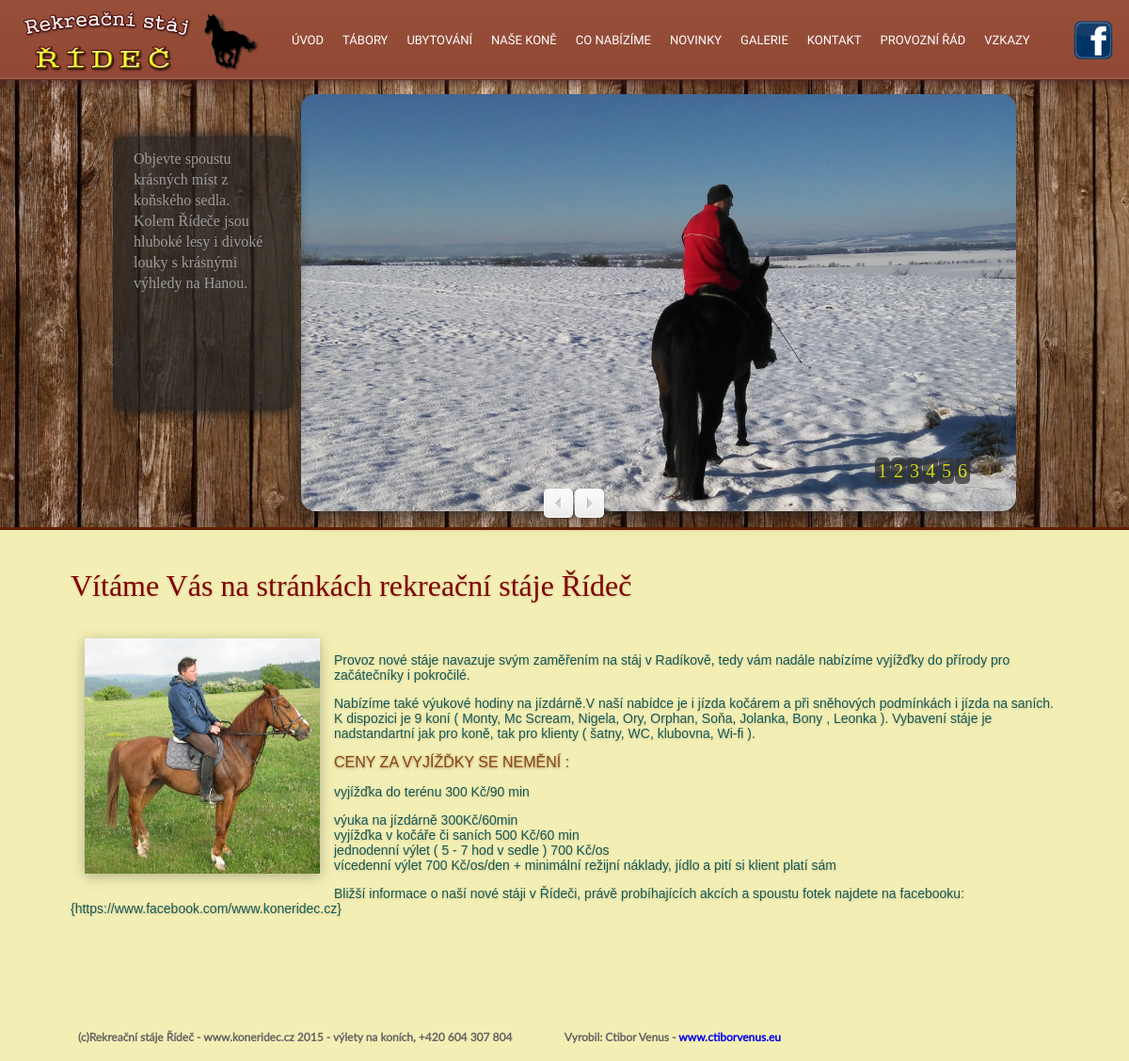
The page / on the database its author committed.
### tables this page shows
CREATE TABLE IF NOT EXISTS `hlavnimenu` (
  `id` int(11) NOT NULL,
  `poradi` int(11) NOT NULL,
  `nazev` varchar(25) NOT NULL,
  `typ` varchar(1) NOT NULL,
  `text` text
);

### include/db.php (called while the page is built, shortened)
<?php
function PrSql($pspojeni,$sqldotaz){
  $result = mysqli_query($pspojeni,$sqldotaz);
  return $result;
}
?>

### include/funkce.php (the view, shortened to what this page needs)
<?php
function friendly_url($nadpis) {
    $url = $nadpis;
    $url = preg_replace('~[^\\pL0-9_]+~u', '-', $url);
    $url = trim($url, "-");
    $url = iconv("utf-8", "us-ascii//TRANSLIT", $url);
    $url = strtolower($url);
    $url = preg_replace('~[^-a-z0-9_]+~', '', $url);
    return $url;
}
?>
<?php
function ZobrazMenu($spojeni) {
?>
<div id="vrch">
<div id="pole">
   <div id="logo"><a href="http://www.koneridec.cz/"><img height="100" src="img/logo.png" title="Vyjíždky na koních Koně řídeč "  alt="Vyjíždky na koních Koně Řídeč"/></a></div>
    <div id="menu">
       <ul id="nav">
<?php
  $sql="SELECT * from hlavnimenu order by poradi";
  $res = PrSql($spojeni,$sql);
  $pocet = mysqli_num_rows($res);
  $i=1;
  while ($zaznam = mysqli_fetch_array($res)) {
  $nazev=$zaznam["nazev"];
  $input = friendly_url($nazev);
  $class="";
  if ($i==1) {
  $class="class=\"first\"";
  }
  if ($i==$pocet) {
  $class="class=\"noborder\"";
  }
  ?>
        <li><a href="<?php echo $input?>.html"  <?php  echo $class?>><?php  echo $nazev ?></a>
    <?php
  echo "</li>";
  $i=$i+1;
  }
?>
      </ul>
  <div id="facebook"><a href="https://www.facebook.com/profile.php?id=738842372871955&ref=ts&fref=ts"><img src="img/logo-facebook.png"></a></DIV>
   </div>
 </div>
</div>
<?php
}
?>
<?php
function ZobrazUvod($spojeni) {
?>
<div class="slider-wrapper">
   <div id="slides">
     <div class="slides_container">
        <div class="slide">
									<div class="caption">
			                            <div class="slider-inner">Objevte spoustu krásných míst z koňského sedla. Kolem Řídeče jsou hluboké lesy i divoké louky s krásnými výhledy na Hanou.</div>
	                </div>
          <a rel=""  href="img/projizkda1.jpg" >       	<img  src="img/projizkda1.jpg" alt="" /> </a>
        </div>
	  </div>
          </div>
 </div>
<div id="web-newbox">
</div>
<div id="strobsah">
  <div class="strana no-prvnistrana">
    <div id="obsahhl">
          <?php
$id=$_GET["id"];
if (!$id) {
   $id=1;
}
$sql="SELECT * from hlavnimenu where id=$id";
$res = PrSql($spojeni,$sql);
$pocet = mysqli_num_rows($res);
if ($pocet>0) {
  $zaznam = mysqli_fetch_array($res);
  $text=$zaznam["text"];
}
echo $text;
          ?>
         </div>
  </div>
</div>
<?php
}
?>

### index.php (shortened to what this page needs)
<?php
include("include/funkce.php");
include("include/db.php");
?>
<!DOCTYPE html>
<html><head>
<link rel="stylesheet" href="css/index.css" type="text/css" media="screen, projection">
<link rel="stylesheet" href="css/menu.css" type="text/css" media="screen, projection">
<link rel="stylesheet" href="css/slider.css" type="text/css" media="screen, projection">
<link href="css/css_004.css" rel="stylesheet" type="text/css">
<link href="css/css.css" rel="stylesheet" type="text/css">
<link href="css/css_002.css" rel="stylesheet" type="text/css">
<link href="css/css_003.css" rel="stylesheet" type="text/css">
<link rel="stylesheet" href="css/jquery.htm" type="text/css" media="screen">
<link rel="stylesheet" type="text/css" href="fancybox/jquery.fancybox-1.3.4.css" media="screen" />
</head>
<body class="<?php if ($_GET) echo "no-";?>prvnistrana">
<?php
ZobrazMenu($spojeni);
$cmd=$_GET["cmd"];
  switch ($cmd)     {
    default:
      ZobrazUvod($spojeni);
}
?>
<div id="strdole">
  <div class="strana">
  <div class="footpage"><p><strong>&nbsp;(c)Rekreační stáje Řídeč - www.koneridec.cz 2015&nbsp;-&nbsp;výlety na koních,&nbsp;+420 604 307 804<span style="float:right"> Vyrobil:  Ctibor Venus - <a href="http://www.ctiborvenus.eu">www.ctiborvenus.eu</a></strong></span></p></div>
</div>
</div>
</body></html>

### css/index.css (style rules this page uses)
a { text-decoration: none }
a img { border: 0px; }
html { height: 100% }
body { background: #fffbed; margin: 0; padding: 0; z-index: 0; height: 100% }
.strana { margin: auto !important; width: 1050px !important; background: none; }
#vrch { background: url(../img/bg-menu.png) repeat-x !important; z-index: 20; height: 100px; width: 100%; }
#menu { width: 860px; padding-top: 0px; background: url(../img/menu_bg.jpg) no-repeat; height: 100px; font-family: 'Podkova'; text-transform: uppercase; margin-left: 300px; }
#logo { width: 382px; float: left; position: absolute; z-index: 40; }
#facebook { position: absolute; display: block; left: 1140px; top: 20px; }
#facebook img { display: block; height: 44px; z-index: 40; }
#logo img { padding: 0px 0 0 20px; }
#web-newbox { background: rgb(96,32,0); height: 3px; clear: both }
#strobsah { clear: both; padding-bottom: 40px; }
#strdole { height: 50px; background: url(../img/bg-footer.png) repeat-x; margin-top: -50px !important; }
#obsahhl { padding: 20px 0 100px 0px; font-family: 'Garamond', Arial, Helvetica, sans-serif; color: #135955; font-size: 14px }
#obsahhl h1 { color: rgb(128,0,0); font: lighter 32px 'Garamond'; text-shadow: 0 1px 3px rgba(74,34,32,.21); }
#obsahhl h2 { font-family: 'Garamond', sans-serif; text-transform: uppercase; font-weight: lighter; font-size: 16px; text-shadow: 0 1px 3px rgba(73,37,31,.45); color: rgb(139,69,19); }
#obsahhl p { text-shadow: 0 1px 3px rgba(74,34,32,.21); }
#obsahhl img { border: 0px solid #FFF; margin: 5px; -webkit-box-shadow: 0px 3px 13px 0px rgba(89,88,89,0.43); -moz-box-shadow: 0px 3px 13px 0px rgba(89,88,89,0.43); box-shadow: 0px 3px 13px 0px rgba(89,88,89,0.43); }
#pole { min-height: 100%; width: 100% }
.footpage { padding: 5px; width: 750px; float: left; font-family: Lato, Arial, Helvetica, sans-serif; color: #666; font-size: 12px }
body.prvnistrana { background: #F3EFB4 url(../img/drevo.jpg) repeat-x !important; z-index: 0; }

### css/menu.css (style rules this page uses)
#menu a { color:#FFF; font-size:20px; }
#menu li a { padding:0 20px; color:#FFF; text-decoration:none; font-size:13px; display:block; padding:35px 10px 20px 10px }
#menu ul { margin: 0px; padding: 0px; z-index:40; }
#menu ul li { float:left; list-style-type:none; height:25px }
#menu ul li a.first { background:none }

### css/slider.css (style rules this page uses)
.slider-wrapper { position:relative; z-index:1; height:460px; }
#slides { margin: 0 auto; width: 960px; position:relative; height: 440px; }
.slides_container { width:960px; height:500px; }
.slides_container div.slide { width:760px; height: auto; display:block; padding:0px; }
.slides_container div.slide img { max-width:760px; display: block; height: auto; border-radius: 15px; box-shadow: 0px 0px 25px #151515; -moz-box-shadow: 0px 0px 25px #151515; -webkit-box-shadow: 0px 0px 25px #151515; border-radius: 15px; margin-left: 200px; }
.caption { position: absolute; background:url(../img/slider-box-bg.png) repeat 0 0; padding: 13px 22px 0; left:0px; display: block; top: 0px; height:278px; width:148px; z-index:999; border-radius: 10px; -moz-border-radius: 10px; -webkit-border-radius: 10px; box-shadow: 0px 0px 15px #151515; -moz-box-shadow: 0px 0px 15px #151515; -webkit-box-shadow: 0px 0px 15px #151515; }
.slider-inner { line-height:22px; color:#9b9b9b; }

### rows shown on the page
hlavnimenu: nazev "ÚVOD", text "Vítáme Vás na stránkách rekreační stáje Řídeč Provoz nové stáje navazuje svým zaměřením na stáj v Radíkově, tedy vám nadále nabízíme vyjížďky do přírody pro začátečníky i pokročilé. Nabízíme také výukové hodiny na jízdárně.V naší nabídce je i jízda kočárem a při sněhových podmínkách i jízda na saních. K dispozici je 9 koní ( Monty, Mc Scream, Nigela, Ory, Orphan, Soňa, Jolanka, Bony , Leonka ). Vybavení stáje je nadstandartní jak pro koně, tak pro klienty ( šatny, WC, klubovna, Wi-fi ). CENY ZA VYJÍŽĎKY SE NEMĚNÍ : vyjížďka do terénu 300 Kč/90 min výuka na jízdárně 300Kč/60min vyjížďka v kočáře či saních 500 Kč/60 min jednodenní výlet ( 5 - 7 hod v sedle ) 700 Kč/os vícedenní výlet 700…", text (picture)
hlavnimenu: nazev "TÁBORY"
hlavnimenu: nazev "UBYTOVÁNÍ"
hlavnimenu: nazev "NAŠE KONĚ"
hlavnimenu: nazev "CO NABÍZÍME"
hlavnimenu: nazev "NOVINKY"
hlavnimenu: nazev "GALERIE"
hlavnimenu: nazev "KONTAKT"
hlavnimenu: nazev "PROVOZNÍ ŘÁD"
hlavnimenu: nazev "VZKAZY"
